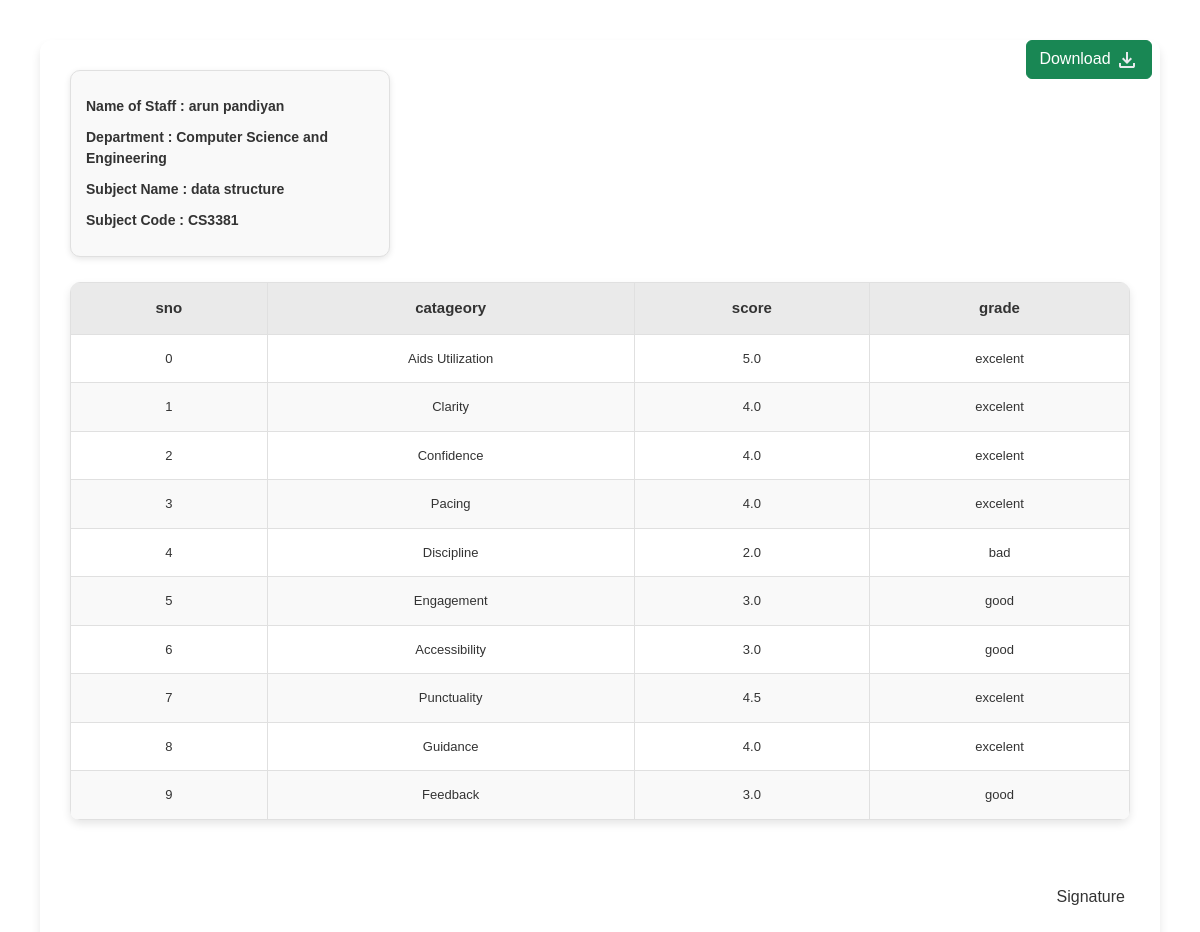
/cadmin/report/1/CS3381/, run on the app's committed database.
### core/models.py (models this page shows, shortened)
class Staff(models.Model):
    GENDER = (
        (1,'male'),
        (0,'female')
    )
    fname = models.CharField(max_length=20)
    sname = models.CharField(max_length=20,null=True,blank=True)
    intial = models.CharField(max_length=1)
    proflie_pic = models.ImageField(upload_to=profile_path,null=True,blank=True)
    dept = models.CharField(max_length=50,choices=DEPARTMENT)
    gender = models.BooleanField(choices=GENDER)

class Subject(models.Model):
    name = models.CharField(max_length=50)
    subject_code = models.CharField(max_length=6)
    semester = models.SmallIntegerField()
    mcourse = models.BooleanField(default=False,help_text='manitaory course')
    ecourse = models.BooleanField(default=False,help_text='elective course')
    oecourse = models.BooleanField(default=False,help_text='open elective course')

### core/views.py (the view, shortened to what this page needs)
# urls.py: path('cadmin/report/<int:staff_id>/<str:subject_code>/',views.ReportView.as_view(),name='report'),
class ReportView(View):
    template_name = 'admin/report.html'
    def score(self,points):
        if points >= 4.0 : return 'excelent'
        elif points >= 3.0 : return 'good'
        else : return 'bad'
    def get_data(self,staff_id,subject_code):
        cat_data = {f'cat_{i}':0 for i in range(1,11)}
        feeds = FeedBack.objects.filter(staff__id=staff_id,subject__subject_code=subject_code)
        count = feeds.count()
        for feed in feeds:
            for key,data in feed.categories.items():
                cat_data[key] += data
        for key,data in cat_data.items():
            cat_data[key] = [round((data / count),2),(self.score((data / count)))]
        return cat_data
    def get(self,request,staff_id,subject_code):
        staff = Staff.objects.get(id=staff_id)
        subject = Subject.objects.get(subject_code=subject_code)
        datas = self.get_data(staff_id,subject_code)
        datas = [(key,value) for key,value in zip(terms,datas.values())]
        return render(self.request,self.template_name,{'staff':staff,'subject':subject,'datas':datas})

### templates/admin/report.html (shortened to what this page needs)
{% load static %}
<!DOCTYPE html>
<html lang="en">
<head>
    <link rel="stylesheet" href="https://cdn.jsdelivr.net/npm/bootstrap@5.3.3/dist/css/bootstrap.min.css">
</head>
<body>
    {% if request.method == 'GET' %}
    <form method="post" action="{% url 'report' staff.id subject.subject_code %}">
        <button type="submit" class="btn btn-success float-end mx-5">Download <svg xmlns="http://www.w3.org/2000/svg" height="24px" viewBox="0 -960 960 960" width="24px" fill="#e8eaed"><path d="M480-320 280-520l56-58 104 104v-326h80v326l104-104 56 58-200 200ZM240-160q-33 0-56.5-23.5T160-240v-120h80v120h480v-120h80v120q0 33-23.5 56.5T720-160H240Z"/></svg></button>
    </form>
    {% endif %}
    <div class="main_container">
        <div class="sub_1">
            <div class="side_container">
                <p>Name of Staff : {{staff.fname}} {{staff.sname}} {{staff.inital}}</p>
                <p>Department : {{staff.dept}}</p>
                <p>Subject Name : {{subject.name}}</p>
                <p>Subject Code : {{subject.subject_code}}</p>
            </div>
            <div class="table_container">
                <table class="fl-table">
                    <thead>
                        <tr>
                            <th>sno</th>
                            <th>catageory</th>
                            <th>score</th>
                            <th>grade</th>
                        </tr>
                    </thead>
                    <tbody>
                        {% for data in datas %}
                        <tr><td>{{forloop.counter0}}</td><td>{{data.0}}</td><td>{{data.1.0}}</td><td>{{data.1.1}}</td></tr>
                        {% endfor %}
                    </tbody>
                </table>
            </div>
        </div>
        <div class="sub_2">
            <div class="sign">Signature</div>
        </div>
    </div>
</body>
</html>

### templates/admin/report.html (style rules this page uses)
body { font-family: Arial, sans-serif; background-color: #ffffff; color: #333; margin: 0; padding: 0; }
.main_container { margin: 40px; padding: 30px; background-color: #ffffff; box-shadow: 0 6px 10px rgba(0, 0, 0, 0.1); border-radius: 12px; }
.side_container { border: 1px solid #e0e0e0; background-color: #f9f9f9; padding: 15px; width: 320px; color: #333; box-shadow: 0 2px 6px rgba(0, 0, 0, 0.1); border-radius: 10px; margin-bottom: 25px; }
.side_container p { margin: 10px 0; font-weight: 600; font-size: 14px; }
.table_container { margin-top: 20px; }
.fl-table { width: 100%; border-collapse: collapse; background-color: #ffffff; border-radius: 10px; overflow: hidden; box-shadow: 0 4px 8px rgba(0, 0, 0, 0.1); }
.fl-table th, .fl-table td { padding: 14px 20px; border: 1px solid #e0e0e0; text-align: center; color: #333; font-size: 13px; }
.fl-table th { background-color: #eaeaea; font-weight: bold; font-size: 15px; }
.fl-table tr:nth-child(even) { background-color: #f9f9f9; }
.sub_2 { margin-top: 40px; text-align: right; padding-top: 20px; color: #333; font-weight: 600; display: flex; flex-direction: column; align-items: flex-end; }
.sign { padding: 5px; color: #333; font-weight: 500; }

### data on the page
Staff: fname "arun", sname "pandiyan", dept "Computer Science and Engineering"
Subject: name "data structure", subject_code "CS3381"

### other printed values
{{ data.0 }} "Aids Utilization" "Clarity" "Confidence" "Pacing" "Discipline" "Engagement" "Accessibility" "Punctuality" "Guidance" "Feedback"
{{ data.1.0 }} "5.0" "4.0" "4.0" "4.0" "2.0" "3.0" "3.0" "4.5" "4.0" "3.0"
{{ data.1.1 }} "excelent" "excelent" "excelent" "excelent" "bad" "good" "good" "excelent" "excelent" "good"
